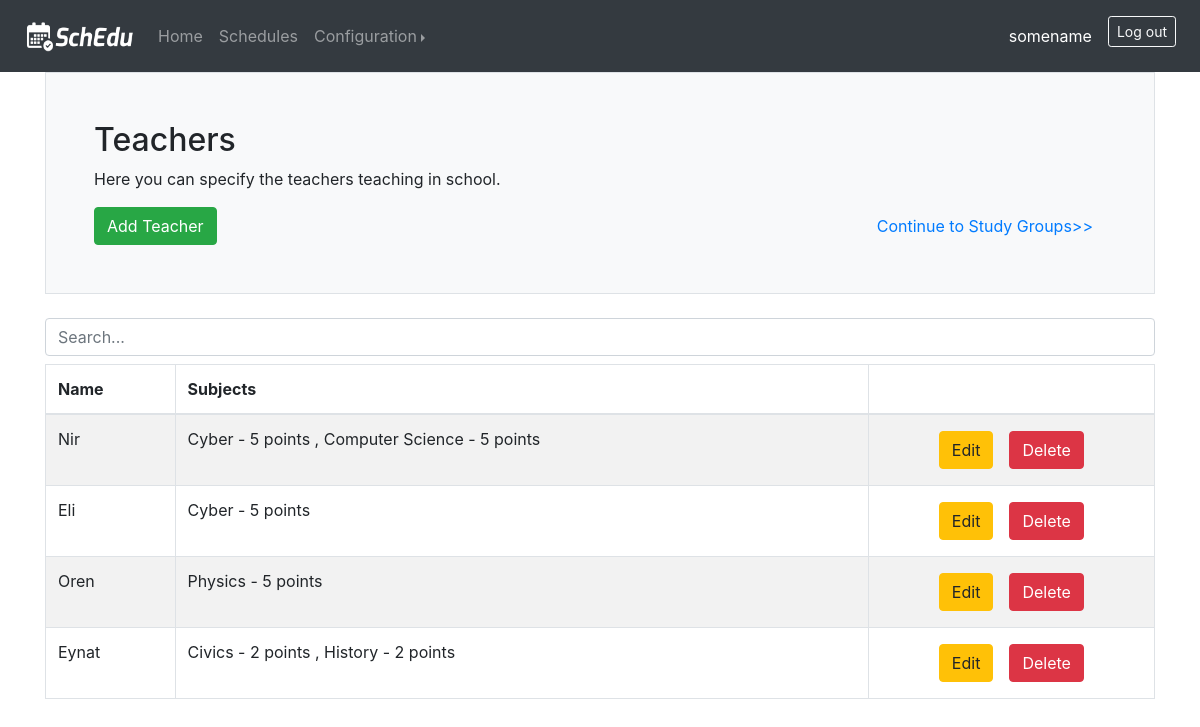
/teachers (signed in), run on the app's committed database.
### web_app/models.py (models this page shows)
class User(db.Model, UserMixin):
    id = db.Column(db.Integer, primary_key=True)
    email = db.Column(db.String(150), unique=True)
    name = db.Column(db.String(150))
    password = db.Column(db.String(150))
    classtimes = db.relationship('ClassTime', backref='user')
    days = db.relationship('Day', backref='user')
    classrooms = db.relationship('Classroom', backref='user')
    equipments = db.relationship('Equipment', backref='user')
    subjects = db.relationship('Subject', backref='user')
    students_groups = db.relationship('StudentsGroup', backref='user')
    teachers = db.relationship('Teacher', backref='user')
    classes = db.relationship('CourseClass', backref='user')
    schedules = db.relationship('Schedule', backref='user')

class Teacher(db.Model):
    teacher_id = db.Column(db.Integer, primary_key=True)
    name = db.Column(db.String(20))
    classes = db.relationship('CourseClass', backref='teacher')
    user_id = db.Column(db.Integer, db.ForeignKey('user.id'))
    schedule_id = db.Column(db.Integer, db.ForeignKey('schedule.schedule_id'))

class Subject(db.Model):
    subject_id = db.Column(db.Integer, primary_key=True)
    name = db.Column(db.String(20))
    level = db.Column(db.Integer)
    teaching_subjects = db.relationship('Teacher', secondary=teachers_subjects, backref=db.backref('subjects', lazy='dynamic'))
    studied_subjects = db.relationship('StudentsGroup', secondary=groups_subjects, backref=db.backref('subjects', lazy='dynamic'))
    classes = db.relationship('CourseClass', backref='subject')
    user_id = db.Column(db.Integer, db.ForeignKey('user.id'))
    schedule_id = db.Column(db.Integer, db.ForeignKey('schedule.schedule_id'))
    def __str__(self):
        return f"{self.name} - {self.level} points"

### web_app/views.py (the view)
@views.route('/teachers', methods=['GET', 'POST'])
@login_required
def teachers():
    if request.method == 'POST':
        name = request.form['name']
        new_teacher = Teacher(name=name, user=current_user)
        db.session.add(new_teacher)
        for subject_id in request.form.getlist('subject_ids'):
            new_teacher.subjects.append(Subject.query.get_or_404(subject_id))
        db.session.commit()
        return redirect(url_for('views.teachers'))
    else:
        teachers = current_user.teachers
        subjects = current_user.subjects
        return render_template('teachers.html', user=current_user, teachers=teachers, subjects=subjects)

### web_app/templates/teachers.html (shortened to what this page needs)
{% extends 'base.html' %}
{% block body %}
    <div class="h-100 p-5 bg-light border rounded-3">
        <h2>Teachers</h2>
        <p>Here you can specify the teachers teaching in school.</p>
        <div class="row">
            <div class="col">
                <button type="button" class="btn btn-success" data-toggle="modal" data-target="#addModal">Add Teacher</button>
            </div>
            <div class="col text-right">
                <a type="button" class="btn btn-link" href="{{ url_for('views.studygroups') }}">Continue to Study Groups>></a>
            </div>
        </div>
    </div>
    <br>
    {% if teachers|length > 0 %}
        <input class="form-control mb-2" id="myInput" type="text" placeholder="Search...">
        <div class="table-responsive-md">
            <table class="table table-bordered table-striped">
                <thead>
                <tr>
                    <th>Name</th>
                    <th>Subjects</th>
                    <th></th>
                </tr>
                </thead>
                <tbody id="myTable">
                {% for teacher in teachers %}
                    <tr>
                        <td>{{ teacher.name }}</td>
                        <td>
                            {% for subject in teacher.subjects %}
                                {% if subject.subject_id != teacher.subjects[0].subject_id %}
                                    ,
                                {% endif %}
                                {{ subject.__str__() }}
                            {% endfor %}
                        </td>
                        <td>
                            <div class="row justify-content-center">
                                <form method="post" action="{{ url_for('views.edit_teacher') }}">
                                    <button class="btn btn-warning ml-2 mr-2 mt-1 mb-1" type="submit">Edit</button>
                                </form>
                                <form method="post" action="{{ url_for('views.delete_teacher') }}">
                                    <button class="btn btn-danger ml-2 mr-2 mt-1 mb-1" type="submit">Delete</button>
                                </form>
                            </div>
                        </td>
                    </tr>
                {% endfor %}
                </tbody>
            </table>
        </div>
    {% else %}
        <h6>Currently there are no teachers</h6>
    {% endif %}
{% endblock %}

### web_app/templates/base.html (shortened to what this page needs)
<!DOCTYPE html>
<html lang="en">
<head>
    <link rel="stylesheet" href="https://stackpath.bootstrapcdn.com/bootstrap/4.3.1/css/bootstrap.min.css">
    <link rel="stylesheet" href="https://cdn.jsdelivr.net/npm/bootstrap-select@1.13.14/dist/css/bootstrap-select.min.css">
</head>
<body>
    <nav class="navbar navbar-expand-lg navbar-dark bg-dark">
        <a class="navbar-brand ml-2" href="{{url_for('views.home')}}">
          <img src="/static/photos/navbarLogo.png" width="110" height="32" alt="">
        </a>
        <div class="collapse navbar-collapse" id="navbar">
          {% if user.is_authenticated %}
            <ul class="navbar-nav mr-auto">
              <li class="nav-item">
                <a class="nav-link" href="{{url_for('views.home')}}">Home <span class="sr-only">(current)</span></a>
              </li>
              <li class="nav-item">
                <a class="nav-link" href="{{ url_for('views.schedules') }}">Schedules</a>
              </li>
              <li class="nav-item dropdown">
                <div class="btn-group dropright">
                  <a class="nav-link dropdown-toggle" href="http://example.com" id="dropdown01" data-toggle="dropdown" aria-haspopup="true" aria-expanded="false">Configuration</a>
                </div>
              </li>
            </ul>
            <ul class="navbar-nav ml-auto">
              <li class="nav-item active">
                <a class="nav-link mr-2 mt-2 mb-2">{{ user.name }}<span class="sr-only">(current)</span></a>
              </li>
              <li class="nav-item">
                <a class="btn btn-outline-light mr-2 mt-2 mb-2 btn-sm" href="{{ url_for('auth.logout') }}">Log out</a>
              </li>
            </ul>
          {% endif %}
        </div>
    </nav>
    <div class="container">
      {% block body %} {% endblock %}
    </div>
</body>
</html>

### data on the page
User: name "somename"
Teacher: name "Nir"
Subject: __str__ "Cyber - 5 points"
Subject: __str__ "Computer Science - 5 points"
Teacher: name "Eli"
Teacher: name "Oren"
Subject: __str__ "Physics - 5 points"
Teacher: name "Eynat"
Subject: __str__ "Civics - 2 points"
Subject: __str__ "History - 2 points"
